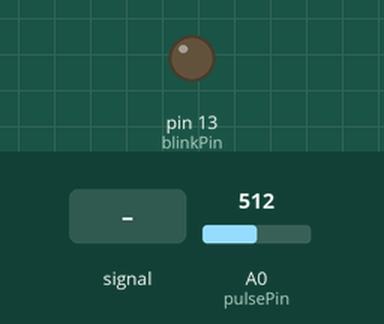
A sketch run on a simulated Arduino Uno, built with avr-gcc and run on an emulated ATmega328P. Parts: output pins drawn as LEDs (lit = HIGH). Inputs (shaded band) come from the test bench; at power-on: A0 (pulsePin) = 512.

Above: at 1.2 s.
1.3 s: A0 (pulsePin) fed a 2 Hz sine of ±306 counts around its level
At 1.62 s:
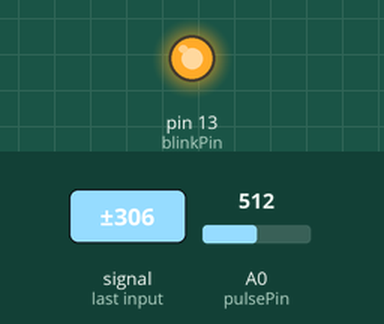
5.0 s: A0 (pulsePin) set to 531
At 6.3 s:
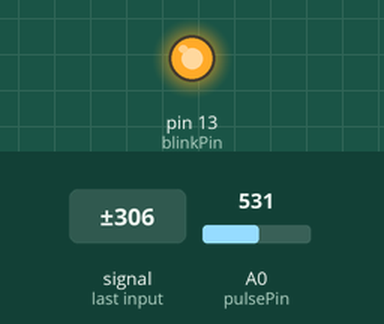
8.5 s: A0 (pulsePin) set to 511
At 9.0 s:
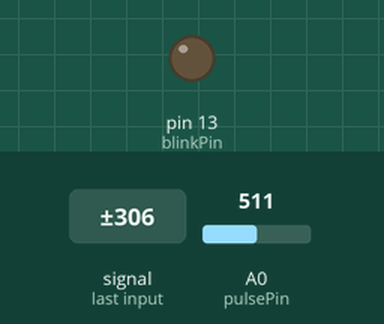
10.0 s: A0 (pulsePin) set to 535
At 11.4 s:
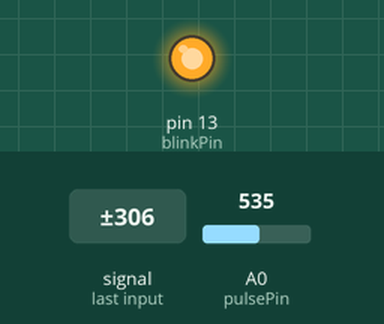
Timing chart, 0 to 12.5 s (numbered marks = the images above; inputs shaded):
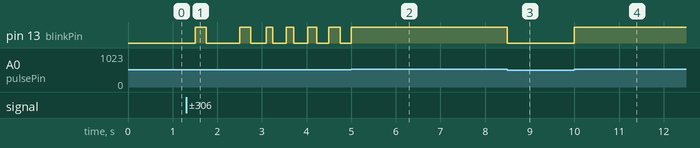

Measured:
- after the input at 1.3 s, pin 13 (blinkPin): LOW → HIGH after 0.20 s, → LOW 0.24 s later, → HIGH 0.75 s later, → LOW 0.25 s later, … (12 changes in this stretch)
- after the input at 5.0 s, pin 13 (blinkPin): goes on until 5.0 s, then stays HIGH
- after the input at 8.5 s, pin 13 (blinkPin): HIGH → LOW at once
- after the input at 10.0 s, pin 13 (blinkPin): LOW → HIGH at once

The sketch:

pulse_sensor.ino
```cpp
#include <SoftwareSerial.h>


SoftwareSerial bt(3,2);
//code copied from arduino.cc
int pulsePin = A0;                 // Pulse Sensor purple wire connected to analog pin A0
int blinkPin = 13;                // pin to blink led at each beat

// Volatile Variables, used in the interrupt service routine!
volatile int BPM;                   // int that holds raw Analog in 0. updated every 2mS
volatile int Signal;                // holds the incoming raw data
volatile int IBI = 600;             // int that holds the time interval between beats! Must be seeded!
volatile boolean Pulse = false;     // "True" when User's live heartbeat is detected. "False" when not a "live beat".
volatile boolean QS = false;        // becomes true when Arduoino finds a beat.

static boolean serialVisual = true;   // Set to 'false' by Default.  Re-set to 'true' to see Arduino Serial Monitor ASCII Visual Pulse

volatile int rate[10];                      // array to hold last ten IBI values
volatile unsigned long sampleCounter = 0;          // used to determine pulse timing
volatile unsigned long lastBeatTime = 0;           // used to find IBI
volatile int P = 512;                      // used to find peak in pulse wave, seeded
volatile int T = 512;                     // used to find trough in pulse wave, seeded
volatile int thresh = 525;                // used to find instant moment of heart beat, seeded
volatile int amp = 100;                   // used to hold amplitude of pulse waveform, seeded
volatile boolean firstBeat = true;        // used to seed rate array so we startup with reasonable BPM
volatile boolean secondBeat = false;      // used to seed rate array so we startup with reasonable BPM

void setup()
{
  pinMode(blinkPin,OUTPUT);           // pin that will blink to your heartbeat!
  Serial.begin(9600);             // we agree to talk fast!
  bt.begin(9600);
  interruptSetup();                 // sets up to read Pulse Sensor signal every 2mS
                                    // IF YOU ARE POWERING The Pulse Sensor AT VOLTAGE LESS THAN THE BOARD VOLTAGE,
                                    // UN-COMMENT THE NEXT LINE AND APPLY THAT VOLTAGE TO THE A-REF PIN
                                    //   analogReference(EXTERNAL);
}


//  Where the Magic Happens
void loop()
{
   serialOutput();
     if(bt.available()){
    Serial.write(bt.read());
     }
       if(Serial.available()){
        bt.write(Serial.read());
      }
  if (QS == true) // A Heartbeat Was Found
    {
      // BPM and IBI have been Determined
      // Quantified Self "QS" true when arduino finds a heartbeat
      //serialOutputWhenBeatHappens(); // A Beat Happened, Output that to serial.
      QS = false; // reset the Quantified Self flag for next time
    }

  delay(1000); //  take a break
}


void interruptSetup()
{
  // Initializes Timer2 to throw an interrupt every 2mS.
  TCCR2A = 0x02;     // DISABLE PWM ON DIGITAL PINS 3 AND 11, AND GO INTO CTC MODE
  TCCR2B = 0x06;     // DON'T FORCE COMPARE, 256 PRESCALER
  OCR2A = 0X7C;      // SET THE TOP OF THE COUNT TO 124 FOR 500Hz SAMPLE RATE
  TIMSK2 = 0x02;     // ENABLE INTERRUPT ON MATCH BETWEEN TIMER2 AND OCR2A
  sei();             // MAKE SURE GLOBAL INTERRUPTS ARE ENABLED
}

void serialOutput()
{   // Decide How To Output Serial.
 if (serialVisual == true)
  {
     arduinoSerialMonitorVisual('-', Signal);   // goes to function that makes Serial Monitor Visualizer
  }
 else
  {
      sendDataToSerial('S', Signal);     // goes to sendDataToSerial function
   }
}

void serialOutputWhenBeatHappens()
{
 if (serialVisual == true) //  Code to Make the Serial Monitor Visualizer Work
   {
     Serial.print(" Heart-Beat Found ");  //ASCII Art Madness
     Serial.print("BPM: ");
     Serial.println(BPM);
   }
 else
   {
     sendDataToSerial('B',BPM);   // send heart rate with a 'B' prefix
     sendDataToSerial('Q',IBI);   // send time between beats with a 'Q' prefix
   }
}

void arduinoSerialMonitorVisual(char symbol, int data )
{
  const int sensorMin = 0;      // sensor minimum, discovered through experiment
  const int sensorMax = 1024;    // sensor maximum, discovered through experiment
  int sensorReading = data; // map the sensor range to a range of 12 options:
  int range = map(sensorReading, sensorMin, sensorMax, 0, 11);
  // do something different depending on the
  // range value:
}


void sendDataToSerial(char symbol, int data )
{
   Serial.print(symbol);
   Serial.println(data);
}

ISR(TIMER2_COMPA_vect) //triggered when Timer2 counts to 124
{
  cli();                                      // disable interrupts while we do this
  Signal = analogRead(pulsePin);              // read the Pulse Sensor
  sampleCounter += 2;                         // keep track of the time in mS with this variable
  int N = sampleCounter - lastBeatTime;       // monitor the time since the last beat to avoid noise
                                              //  find the peak and trough of the pulse wave
  if(Signal < thresh && N > (IBI/5)*3) // avoid dichrotic noise by waiting 3/5 of last IBI
    {
      if (Signal < T) // T is the trough
      {
        T = Signal; // keep track of lowest point in pulse wave
      }
    }

  if(Signal > thresh && Signal > P)
    {          // thresh condition helps avoid noise
      P = Signal;                             // P is the peak
    }                                        // keep track of highest point in pulse wave

  //  NOW IT'S TIME TO LOOK FOR THE HEART BEAT
  // signal surges up in value every time there is a pulse
  if (N > 250)
  {                                   // avoid high frequency noise
    if ( (Signal > thresh) && (Pulse == false) && (N > (IBI/5)*3) )
      {
        Pulse = true;                               // set the Pulse flag when we think there is a pulse
        digitalWrite(blinkPin,HIGH);                // turn on pin 13 LED
        IBI = sampleCounter - lastBeatTime;         // measure time between beats in mS
        lastBeatTime = sampleCounter;               // keep track of time for next pulse

        if(secondBeat)
        {                        // if this is the second beat, if secondBeat == TRUE
          secondBeat = false;                  // clear secondBeat flag
          for(int i=0; i<=9; i++) // seed the running total to get a realisitic BPM at startup
          {
            rate[i] = IBI;
          }
        }

        if(firstBeat) // if it's the first time we found a beat, if firstBeat == TRUE
        {
          firstBeat = false;                   // clear firstBeat flag
          secondBeat = true;                   // set the second beat flag
          sei();                               // enable interrupts again
          return;                              // IBI value is unreliable so discard it
        }
      // keep a running total of the last 10 IBI values
      word runningTotal = 0;                  // clear the runningTotal variable

      for(int i=0; i<=8; i++)
        {                // shift data in the rate array
          rate[i] = rate[i+1];                  // and drop the oldest IBI value
          runningTotal += rate[i];              // add up the 9 oldest IBI values
        }

      rate[9] = IBI;                          // add the latest IBI to the rate array
      runningTotal += rate[9];                // add the latest IBI to runningTotal
      runningTotal /= 10;                     // average the last 10 IBI values
      BPM = 60000/runningTotal;               // how many beats can fit into a minute? that's BPM!
      QS = true;                              // set Quantified Self flag
      // QS FLAG IS NOT CLEARED INSIDE THIS ISR
    }
  }

  if (Signal < thresh && Pulse == true)
    {   // when the values are going down, the beat is over
      digitalWrite(blinkPin,LOW);            // turn off pin 13 LED
      Pulse = false;                         // reset the Pulse flag so we can do it again
      amp = P - T;                           // get amplitude of the pulse wave
      thresh = amp/2 + T;                    // set thresh at 50% of the amplitude
      P = thresh;                            // reset these for next time
      T = thresh;
    }

  if (N > 2500)
    {                           // if 2.5 seconds go by without a beat
      thresh = 512;                          // set thresh default
      P = 512;                               // set P default
      T = 512;                               // set T default
      lastBeatTime = sampleCounter;          // bring the lastBeatTime up to date
      firstBeat = true;                      // set these to avoid noise
      secondBeat = false;                    // when we get the heartbeat back
    }

  sei();                                   // enable interrupts when youre done!
}// end isr
```
